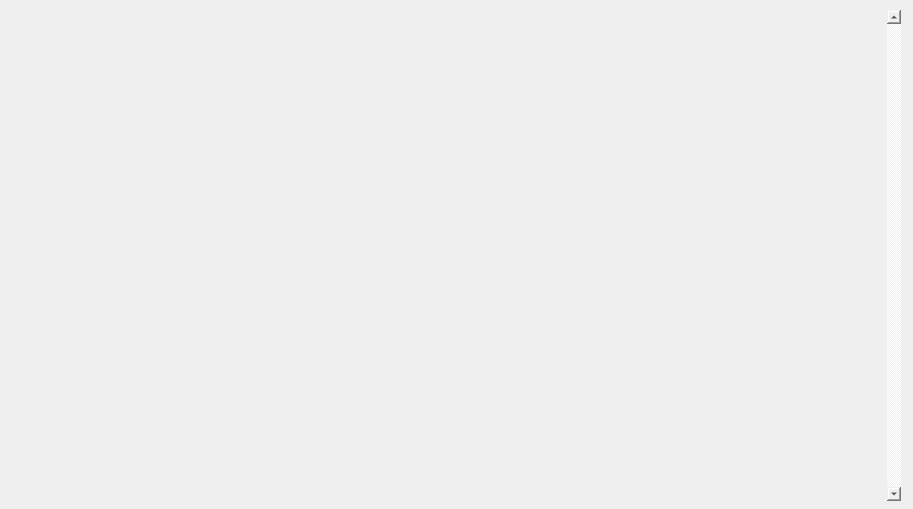
<?xml version="1.0" encoding="UTF-8"?>
<ui version="4.0">
 <class>Form</class>
 <widget class="QWidget" name="Form">
  <property name="geometry">
   <rect>
    <x>0</x>
    <y>0</y>
    <width>913</width>
    <height>509</height>
   </rect>
  </property>
  <property name="windowTitle">
   <string>Form</string>
  </property>
  <widget class="QStackedWidget" name="listWidget_panelVersion">
   <property name="geometry">
    <rect>
     <x>10</x>
     <y>10</y>
     <width>331</width>
     <height>491</height>
    </rect>
   </property>
   <property name="toolTipDuration">
    <number>0</number>
   </property>
   <property name="styleSheet">
    <string notr="true"/>
   </property>
   <property name="frameShape">
    <enum>QFrame::NoFrame</enum>
   </property>
   <property name="frameShadow">
    <enum>QFrame::Plain</enum>
   </property>
   <property name="currentIndex">
    <number>-1</number>
   </property>
  </widget>
  <widget class="QScrollArea" name="scroll_barra">
   <property name="geometry">
    <rect>
     <x>350</x>
     <y>10</y>
     <width>551</width>
     <height>491</height>
    </rect>
   </property>
   <property name="styleSheet">
    <string notr="true"> border: none;</string>
   </property>
   <property name="verticalScrollBarPolicy">
    <enum>Qt::ScrollBarAlwaysOn</enum>
   </property>
   <property name="horizontalScrollBarPolicy">
    <enum>Qt::ScrollBarAlwaysOff</enum>
   </property>
   <property name="widgetResizable">
    <bool>true</bool>
   </property>
   <widget class="QWidget" name="scrollAreaWidgetContents">
    <property name="geometry">
     <rect>
      <x>0</x>
      <y>0</y>
      <width>537</width>
      <height>491</height>
     </rect>
    </property>
   </widget>
  </widget>
 </widget>
 <resources>
  <include location="../../IMAG.qrc"/>
 </resources>
 <connections/>
</ui>
